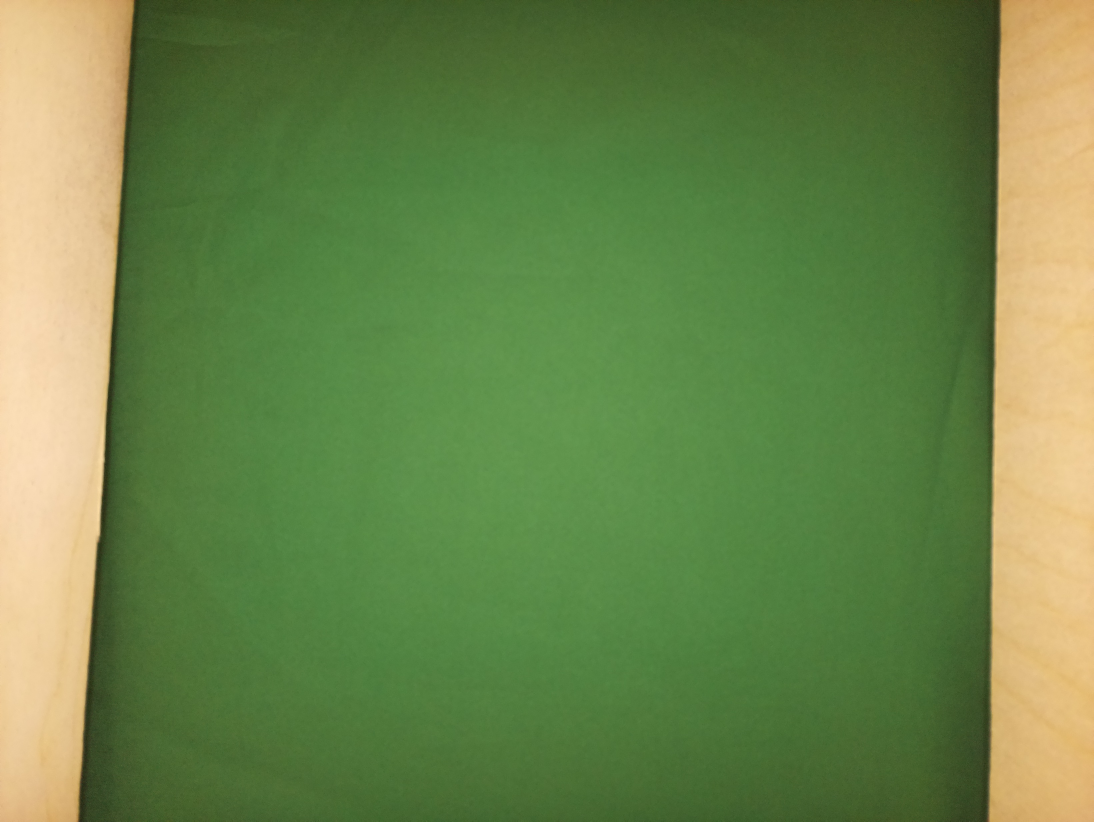
#> input picture images/bg/bg.png, 3280 x 2464 px (shown at 1/3 size)
$ python defect_data_augmentation.py
#> lines starting #> are read from the running program, lines starting #| are printed output that depends on the picture
import cv2
import numpy as np
from random import randint, uniform
import os

def overlay_images(background_path, defect_path, output_path):
    # Load background and defect images
#> called with background_path = 'images/bg/bg.png', defect_path = 'images/defect/hole12.png', output_path = 'images/output/output.png'
    background = cv2.imread(background_path)
#> background is the input picture: shape (2464, 3280, 3); mean B, G, R 74.3, 133.9, 107
    defect = cv2.imread(defect_path, cv2.IMREAD_UNCHANGED)
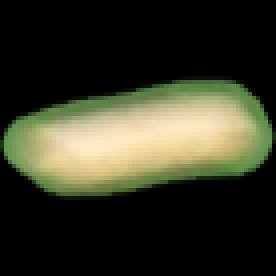
#> input picture images/defect/hole12.png, 69 x 69 px (shown 4 times larger)
#> defect is the input picture: shape (69, 69, 4); mean B, G, R, A 37.5, 54.3, 53.1, 78.2

    # Randomly adjust the size of the defect image
    scale_factor = uniform(0.5, 1.5)
    defect_resized = cv2.resize(defect, None, fx=scale_factor, fy=scale_factor)
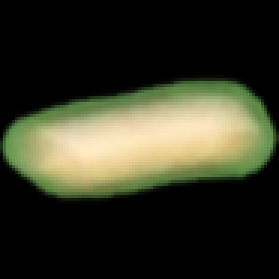
#> defect_resized: shape (93, 93, 4) (shown 3 times larger); mean B, G, R, A 37.3, 54, 52.8, 77.8

    # Randomly rotate the defect image
    angle = randint(0, 360)
    rows, cols, _ = defect_resized.shape
#> rows = 93; cols = 93
    rotation_matrix = cv2.getRotationMatrix2D((cols / 2, rows / 2), angle, 1)
    defect_rotated = cv2.warpAffine(defect_resized, rotation_matrix, (cols, rows))
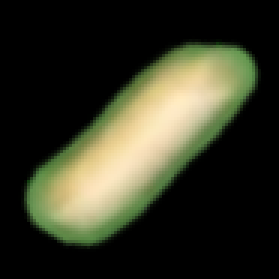
#> defect_rotated: shape (93, 93, 4) (shown 3 times larger); mean B, G, R, A 37.3, 54, 52.8, 77.8

    # Randomly adjust the brightness of the defect image
    brightness_factor = uniform(0.8, 1.05)
    defect_brightened = np.multiply(defect_rotated, brightness_factor).astype(np.uint8)
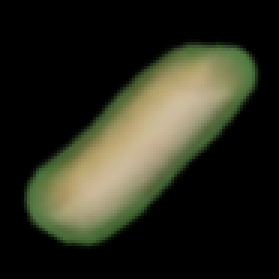
#> defect_brightened: shape (93, 93, 4) (shown 3 times larger); mean B, G, R, A 30, 43.6, 42.6, 62.8

    cv2.imshow("Image", defect_brightened)
    cv2.waitKey(0)
    cv2.destroyAllWindows()
    # Randomly choose a position to overlay the defect image on the background
    x_offset = randint(0, background.shape[1] - defect_brightened.shape[1])
#> x_offset = 2094
    y_offset = randint(0, background.shape[0] - defect_brightened.shape[0])
#> y_offset = 1990

    # Create a mask for the defect image
    mask = defect_brightened[:, :, 3] / 255.0
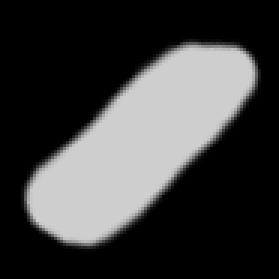
#> mask: shape (93, 93) float64 (shown 3 times larger); min 0, max 0.808, mean 0.246
#> (the run stopped early here; a loop or call above may not have finished)
